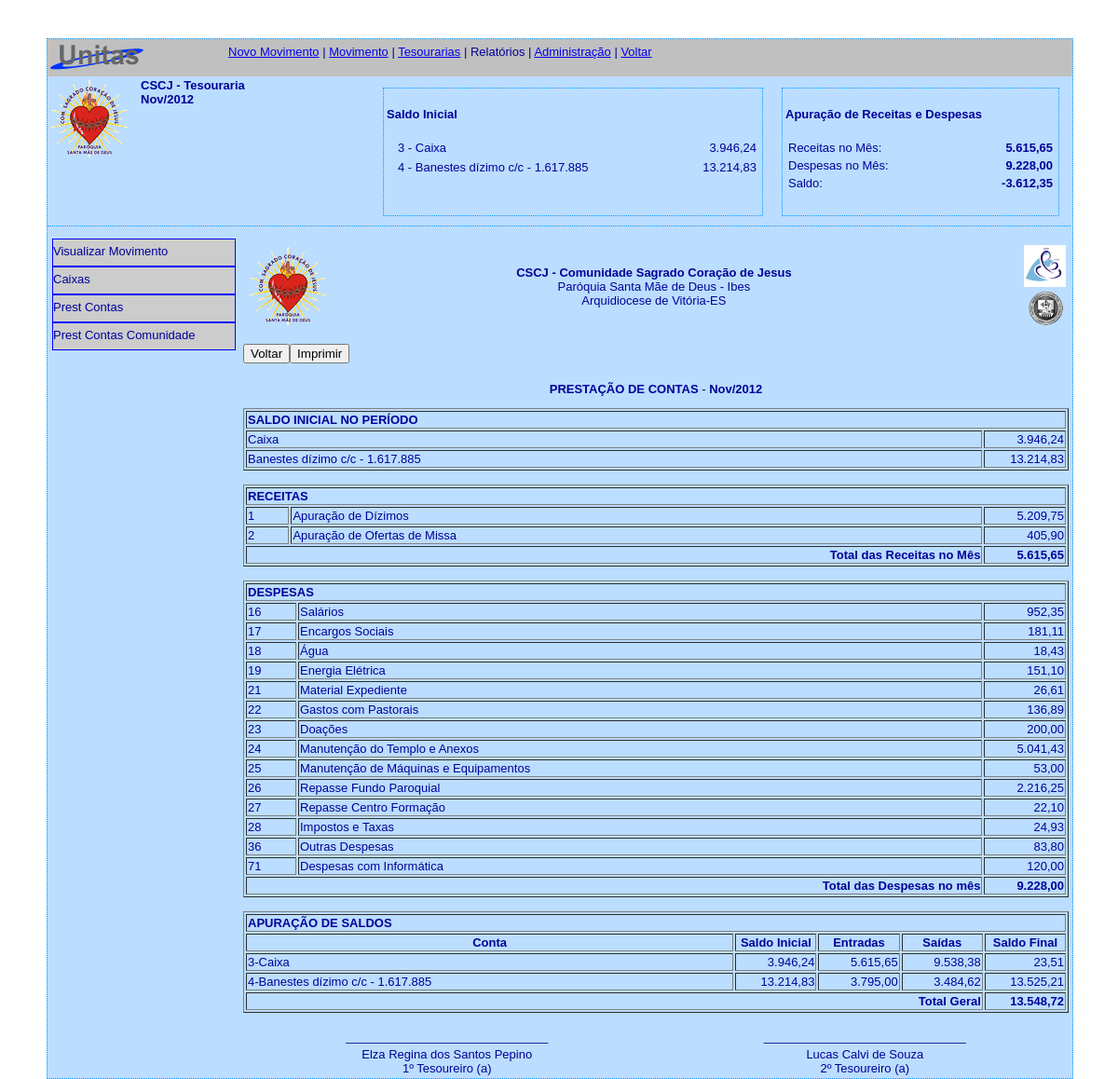
The app's page /administracao/plus/tesouraria/frm_tesouraria.php?area=pres_contas&movimento=59&tesouraria=1 with its own data.
### tables this page shows
CREATE TABLE IF NOT EXISTS `unts_movimento` (
  `movim_id` smallint(6) NOT NULL AUTO_INCREMENT,
  `tesra_id` smallint(6) NOT NULL,
  `perio_id` smallint(6) NOT NULL,
  `movim_data_ini` date NOT NULL,
  `movim_data_fim` date NOT NULL,
  `movim_ativo` char(1) NOT NULL,
  PRIMARY KEY (`movim_id`),
  UNIQUE KEY `unique_tesra_periodo` (`tesra_id`,`perio_id`),
  KEY `tesra_id` (`tesra_id`),
  KEY `perio_id` (`perio_id`)
);

CREATE TABLE IF NOT EXISTS `unts_tesouraria` (
  `tesra_id` smallint(6) NOT NULL AUTO_INCREMENT,
  `tesra_descricao` varchar(255) NOT NULL,
  `comun_id` smallint(6) NOT NULL,
  `tesra_ativo` char(1) NOT NULL DEFAULT 'S',
  PRIMARY KEY (`tesra_id`),
  KEY `comun_id` (`comun_id`)
);

CREATE TABLE IF NOT EXISTS `unts_saldo_ini` (
  `saldo_id` smallint(6) NOT NULL AUTO_INCREMENT,
  `movim_id` smallint(6) NOT NULL,
  `conta_id` smallint(6) NOT NULL,
  `saldo_valor` double NOT NULL,
  `saldo_ativo` char(1) NOT NULL,
  PRIMARY KEY (`saldo_id`),
  UNIQUE KEY `unq_mov_cta` (`movim_id`,`conta_id`),
  KEY `movim_id` (`movim_id`),
  KEY `conta_id` (`conta_id`)
);

CREATE TABLE IF NOT EXISTS `unts_contas` (
  `conta_id` smallint(6) NOT NULL AUTO_INCREMENT,
  `conta_tipo` char(1) NOT NULL,
  `conta_descricao` varchar(255) NOT NULL,
  `conta_visibilidade` smallint(6) NOT NULL DEFAULT '0',
  `conta_ativa` char(1) NOT NULL,
  PRIMARY KEY (`conta_id`)
);

CREATE TABLE IF NOT EXISTS `unts_comunidade` (
  `comun_id` smallint(6) NOT NULL AUTO_INCREMENT,
  `comun_sigla` varchar(10) DEFAULT NULL,
  `comun_razao_social` varchar(255) NOT NULL,
  `comun_icone` blob,
  `comun_logradouro` varchar(255) NOT NULL,
  `comun_numero` varchar(10) NOT NULL,
  `comun_complemento` varchar(30) NOT NULL DEFAULT 'sem complemento',
  `comun_bairro` varchar(120) NOT NULL,
  `comun_municipio` varchar(120) NOT NULL DEFAULT 'ES',
  `comun_estado` char(2) NOT NULL,
  `comun_cep` varchar(10) DEFAULT NULL,
  `comun_telefone` varchar(13) DEFAULT NULL,
  `comun_fax` varchar(13) DEFAULT NULL,
  `comun_email` varchar(255) DEFAULT NULL,
  `comun_site` varchar(255) DEFAULT NULL,
  `comun_ativo` char(1) NOT NULL DEFAULT 'S',
  PRIMARY KEY (`comun_id`)
);

CREATE TABLE IF NOT EXISTS `unts_periodo` (
  `perio_id` smallint(6) NOT NULL AUTO_INCREMENT,
  `perio_mes` char(3) NOT NULL,
  `perio_ano` smallint(4) NOT NULL,
  `perio_ativo` char(1) NOT NULL,
  PRIMARY KEY (`perio_id`),
  UNIQUE KEY `unique_mes_ano` (`perio_mes`,`perio_ano`),
  KEY `perio_mes` (`perio_mes`),
  KEY `perio_ano` (`perio_ano`)
);

### administracao/plus/tesouraria/frm_prest_contas_completa.php (the view, shortened to what the rows shown need)
<?php require_once('../../../Connections/unitas.php'); ?>
<?php
	function calcula_entradas ($conta, $tipo, $movim)
	{
		if ($tipo == 'o') {$cta = 'conta_id_s';$nome = 'saida';}elseif($tipo == 'd'){$cta = 'conta_id_e';$nome='entrada';}
		$query_rs_calculo = 'SELECT SUM(item_valor) AS '.$nome.' FROM unts_item_mov WHERE '. $cta. '='. $conta.' AND movim_id='.$movim;
		$rs_calculo = mysql_query($query_rs_calculo);
		$row_rs_calculo = mysql_fetch_assoc($rs_calculo);
		if ($tipo == 'o') {return $row_rs_calculo['saida'];} elseif($tipo == 'd'){return $row_rs_calculo['entrada'];}
	}
?>
<?php
$movim_rs_saldo_ini = "-1";
if (isset($_GET['movimento'])) {
  $movim_rs_saldo_ini = $_GET['movimento'];
}
$query_rs_saldo_ini = sprintf("SELECT unts_contas . * , unts_saldo_ini . * FROM unts_saldo_ini LEFT JOIN unts_contas ON unts_contas.conta_id = unts_saldo_ini.conta_id WHERE movim_id = %s", GetSQLValueString($movim_rs_saldo_ini, "int"));
$rs_saldo_ini = mysql_query($query_rs_saldo_ini, $unitas) or die(mysql_error());
$row_rs_saldo_ini = mysql_fetch_assoc($rs_saldo_ini);
$tesour_rs_com_tesouraria = "-1";
if (isset($_GET['tesouraria'])) {
  $tesour_rs_com_tesouraria = $_GET['tesouraria'];
}
$query_rs_com_tesouraria = sprintf("SELECT unts_tesouraria . * , unts_comunidade . * FROM unts_tesouraria INNER JOIN unts_comunidade ON unts_comunidade.comun_id = unts_tesouraria.comun_id WHERE tesra_id = %s", GetSQLValueString($tesour_rs_com_tesouraria, "int"));
$rs_com_tesouraria = mysql_query($query_rs_com_tesouraria, $unitas) or die(mysql_error());
$row_rs_com_tesouraria = mysql_fetch_assoc($rs_com_tesouraria);
$mov_rs_receitas = "-1";
if (isset($_GET['movimento'])) {
  $mov_rs_receitas = $_GET['movimento'];
}
$query_rs_receitas = sprintf("SELECT unts_contas . * , SUM( item_valor ) AS tot_receita FROM unts_item_mov INNER JOIN unts_contas ON unts_contas.conta_id = unts_item_mov.conta_id_e WHERE movim_id = %s AND conta_tipo <> 'M' GROUP BY conta_id_e", GetSQLValueString($mov_rs_receitas, "int"));
$rs_receitas = mysql_query($query_rs_receitas, $unitas) or die(mysql_error());
$row_rs_receitas = mysql_fetch_assoc($rs_receitas);
$movim_rs_despesas = "-1";
if (isset($_GET['movimento'])) {
  $movim_rs_despesas = $_GET['movimento'];
}
$query_rs_despesas = sprintf("SELECT unts_contas. * , SUM( item_valor ) AS tot_despesas FROM unts_item_mov INNER JOIN unts_contas ON unts_contas.conta_id = unts_item_mov.conta_id_s WHERE movim_id = %s AND conta_tipo <> 'M' GROUP BY conta_id_s", GetSQLValueString($movim_rs_despesas, "int"));
$rs_despesas = mysql_query($query_rs_despesas, $unitas) or die(mysql_error());
$row_rs_despesas = mysql_fetch_assoc($rs_despesas);
$movimto_rs_saldo_final = "-1";
if (isset($_GET['movimento'])) {
  $movimto_rs_saldo_final = $_GET['movimento'];
}
$query_rs_saldo_final = sprintf("SELECT unts_contas . * , unts_saldo_ini . * FROM unts_saldo_ini LEFT JOIN unts_contas ON unts_contas.conta_id = unts_saldo_ini.conta_id WHERE movim_id = %s", GetSQLValueString($movimto_rs_saldo_final, "int"));
$rs_saldo_final = mysql_query($query_rs_saldo_final, $unitas) or die(mysql_error());
$row_rs_saldo_final = mysql_fetch_assoc($rs_saldo_final);
$movim_rs_movimento = "-1";
if (isset($_GET['movimento'])) {
  $movim_rs_movimento = $_GET['movimento'];
}
$query_rs_movimento = sprintf("SELECT    unts_movimento.*,    unts_periodo.* FROM    unts_movimento INNER JOIN unts_periodo ON unts_periodo.perio_id = unts_movimento.perio_id WHERE    movim_id = %s", GetSQLValueString($movim_rs_movimento, "int"));
$rs_movimento = mysql_query($query_rs_movimento, $unitas) or die(mysql_error());
$row_rs_movimento = mysql_fetch_assoc($rs_movimento);
?>
<!DOCTYPE html PUBLIC "-//W3C//DTD XHTML 1.0 Transitional//EN" "http://www.w3.org/TR/xhtml1/DTD/xhtml1-transitional.dtd">
<html xmlns="http://www.w3.org/1999/xhtml">
<head>
</head>
<body>
<table width="100%">
  <tr>
    <td width="10%" align="left" valign="middle"><p><img src="/unitas/images/scj_logo.png" width="90" height="91" alt="Logomarca Sagrado Cora&ccedil;&atilde;o de Jesus" /></p></td>
    <td width="79%" align="center"><strong><?php echo $row_rs_com_tesouraria['comun_sigla']; ?> - <?php echo $row_rs_com_tesouraria['comun_razao_social']; ?></strong><br />
      Par&oacute;quia Santa M&atilde;e de Deus - Ibes<br />
    Arquidiocese de Vit&oacute;ria-ES</td>
    <td width="11%" align="right"><img src="/unitas/images/psmd_logo.png" width="45" height="45" alt="Logomarca Par&oacute;quia santa M&atilde;e de Deus" /><br /><img src="/unitas/images/aves_logo.png" width="45" height="45" alt="Logomarca da Arquidiocese de Vit&oacute;ria-ES" /></td>
  </tr>
</table>
<div id="botoes">
    <div id="btn_voltar" style="float:left">
    <form id="form1" name="form1" method="post" action="/unitas/administracao/plus/tesouraria/frm_tesouraria.php?movimento=<?php echo $_GET['movimento']; ?>">
      <label>
        <input type="submit" name="voltar" id="voltar" value="Voltar" />
      </label>
    </form>
    </div>
        <div id="btn_imprimir" style="float:left">
    <form action="/unitas/administracao/plus/tesouraria/frm_prest_contas_completa_imprimir.php?movimento=<?php echo $_GET['movimento'];?>&amp;tesouraria=<?php echo $_GET['tesouraria']; ?>" method="post" name="form1" target="_blank" id="form1">
      <label>
        <input type="submit" name="imprimir" id="imprimir" value="Imprimir" />
      </label>
    </form>
  </div>
</div>
<p>&nbsp;</p>
<p align="center"><strong>PRESTA&Ccedil;&Atilde;O DE CONTAS</strong> - <strong><?php echo $row_rs_movimento['perio_mes']; ?>/<?php echo $row_rs_movimento['perio_ano']; ?></strong></p>
<table width="100%" border="1">
  <tr>
    <td colspan="2"><strong>SALDO INICIAL NO PER&Iacute;ODO</strong></td>
  </tr>
  <?php do { ?>
    <tr>
      <td><?php echo $row_rs_saldo_ini['conta_descricao']; ?></td>
      <td width="10%" align="right"><?php echo number_format($row_rs_saldo_ini['saldo_valor'],2,",","."); ?></td>
    </tr>
    <?php } while ($row_rs_saldo_ini = mysql_fetch_assoc($rs_saldo_ini)); ?>
</table><br />
<table width="100%" border="1">
  <tr>
    <td colspan="3"><strong>RECEITAS</strong></td>
  </tr>
  <?php do { ?>
    <tr>
      <td><?php echo $row_rs_receitas['conta_id']; ?></td>
      <td><?php echo $row_rs_receitas['conta_descricao']; ?></td>
      <td width="10%" align="right"><?php echo number_format($row_rs_receitas['tot_receita'],2,",","."); ?></td>
    </tr>
    <?php $tot_receitas = $tot_receitas + $row_rs_receitas['tot_receita'];?>
    <?php } while ($row_rs_receitas = mysql_fetch_assoc($rs_receitas)); ?>
<tr>
    <td colspan="2" align="right"><strong>Total das Receitas no M&ecirc;s</strong></td>
    <td width="10%" align="right"><strong><?php echo number_format($tot_receitas,2,",",".");?></strong></td>
  </tr>
</table><br />
<table width="100%" border="1">
  <tr>
    <td colspan="3"><strong>DESPESAS</strong></td>
  </tr>
  <?php do { ?>
    <tr>
      <td><?php echo $row_rs_despesas['conta_id']; ?></td>
      <td><?php echo $row_rs_despesas['conta_descricao']; ?></td>
      <td width="10%" align="right"><?php echo number_format($row_rs_despesas['tot_despesas'],2,",","."); ?></td>
    </tr>
    <?php $tot_despesas = $tot_despesas + $row_rs_despesas['tot_despesas'];?>
    <?php } while ($row_rs_despesas = mysql_fetch_assoc($rs_despesas)); ?>
<tr>
    <td colspan="2" align="right"><strong>Total das Despesas no m&ecirc;s</strong></td>
    <td width="10%" align="right"><strong><?php echo number_format($tot_despesas,2,",",".");?></strong></td>
  </tr>
</table>
<br />
<table width="100%" border="1">
  <tr>
    <td colspan="5" align="left"><strong>APURA&Ccedil;&Atilde;O DE SALDOS</strong></td>
  </tr>
  <tr align="center">
      <td><strong>Conta</strong></td>
      <td width="10%"><strong>Saldo Inicial</strong></td>
      <td width="10%"><strong>Entradas</strong></td>
      <td width="10%"><strong>Sa&iacute;das</strong></td>
      <td width="10%"><strong>Saldo Final</strong></td>
  </tr>
  <?php do { ?>
    <tr>
      <td><?php echo $row_rs_saldo_final['conta_id']; ?>-<?php echo $row_rs_saldo_final['conta_descricao']; ?></td>
      <td width="10%" align="right"><?php echo number_format($row_rs_saldo_final['saldo_valor'],2,",","."); ?></td>
      <td width="10%" align="right"><?php $total_entradas = calcula_entradas ($row_rs_saldo_final['conta_id'], 'o',$row_rs_saldo_final['movim_id']); echo number_format($total_entradas,2,",",".");?></td>
      <td width="10%" align="right"><?php $total_saidas = calcula_entradas($row_rs_saldo_final['conta_id'], 'd',$row_rs_saldo_final['movim_id']); echo number_format($total_saidas,2,",",".");?></td>
      <td width="10%" align="right"><?php $subtot = ($row_rs_saldo_final['saldo_valor'] + $total_entradas) - $total_saidas; echo number_format($subtot,2,",",".");?></td>
    </tr>
    <?php $tot_geral = $tot_geral + $subtot;?>
    <?php } while ($row_rs_saldo_final = mysql_fetch_assoc($rs_saldo_final)); ?>
<tr>
    <td colspan="4" align="right"><strong>Total Geral</strong></td>
    <td align="right"><strong><?php echo number_format($tot_geral,2,",",".");?></strong></td>
  </tr>
</table>
<br />
<table width="100%">
  <tr>
    <td align="center">______________________________</td>
    <td align="center">&nbsp;</td>
    <td align="center">______________________________</td>
  </tr>
  <tr>
    <td align="center">Elza Regina dos Santos Pepino <br />
    1&ordm; Tesoureiro (a)</td>
    <td align="center">&nbsp;</td>
    <td align="center">Lucas Calvi de Souza<br />
    2&ordm; Tesoureiro (a)</td>
  </tr>
</table>
</body>
</html>

### administracao/plus/tesouraria/frm_tesouraria.php (shortened to what the rows shown need)
<?php require_once('../../../Connections/unitas.php'); ?>
<?php
if (!function_exists("GetSQLValueString")) {
function GetSQLValueString($theValue, $theType, $theDefinedValue = "", $theNotDefinedValue = "")
{
  $theValue = function_exists("mysql_real_escape_string") ? mysql_real_escape_string($theValue) : mysql_escape_string($theValue);
  switch ($theType) {
    case "long":
    case "int":
      $theValue = ($theValue != "") ? intval($theValue) : "NULL";
      break;
  }
  return $theValue;
}
}
$mov_rs_movimento = "-1";
if (isset($_GET['movimento'])) {
  $mov_rs_movimento = $_GET['movimento'];
}
$query_rs_movimento = sprintf("SELECT CONCAT(unts_periodo.perio_mes,'/',unts_periodo.perio_ano) AS mov_perio,    unts_movimento.*,    unts_tesouraria.* FROM unts_movimento INNER JOIN unts_tesouraria ON unts_tesouraria.tesra_id = unts_movimento.tesra_id INNER JOIN unts_periodo ON unts_periodo.perio_id = unts_movimento.perio_id WHERE unts_movimento.movim_ativo = 'S' AND    unts_movimento.movim_id = %s", GetSQLValueString($mov_rs_movimento, "int"));
$rs_movimento = mysql_query($query_rs_movimento, $unitas) or die(mysql_error());
$row_rs_movimento = mysql_fetch_assoc($rs_movimento);
$movim_rs_saldoinicial = "-1";
if (isset($_GET['movimento'])) {
  $movim_rs_saldoinicial = $_GET['movimento'];
}
$query_rs_saldoinicial = sprintf("SELECT unts_saldo_ini . * , unts_contas . * FROM unts_saldo_ini LEFT JOIN unts_contas ON unts_contas.conta_id = unts_saldo_ini.conta_id WHERE unts_saldo_ini.movim_id = %s", GetSQLValueString($movim_rs_saldoinicial, "int"));
$rs_saldoinicial = mysql_query($query_rs_saldoinicial, $unitas) or die(mysql_error());
$row_rs_saldoinicial = mysql_fetch_assoc($rs_saldoinicial);
?>
<!DOCTYPE html PUBLIC "-//W3C//DTD XHTML 1.0 Transitional//EN" "http://www.w3.org/TR/xhtml1/DTD/xhtml1-transitional.dtd">
<html xmlns="http://www.w3.org/1999/xhtml">
<head>
<link rel="stylesheet" href="/unitas/css/unitas.css" type="text/css" />
</head>
<body>
<div id="geral">
    <div id="tesouraria">
        <div id="dados_comunidade">
            <strong>
                <?php echo $row_rs_movimento['tesra_descricao']; ?><br />
                <?php echo $row_rs_movimento['mov_perio']; ?>
            </strong>
        </div>
      <div id="saldo_ini">
             <?php do { ?>
              <table width="100%">
                <tr>
                  <td width="5"></td>
                  <td><?php echo $row_rs_saldoinicial['conta_id']; ?> - <?php echo $row_rs_saldoinicial['conta_descricao']; ?></td>
                  <td align="right"><?php echo number_format($row_rs_saldoinicial['saldo_valor'],2,",","."); ?></td>
                </tr>
             </table>
              <?php } while ($row_rs_saldoinicial = mysql_fetch_assoc($rs_saldoinicial)); ?>
        </div>
	</div>
    <div id="conteudo">
                <?php
                    $area = @$_GET["area"];
                    switch ($area)
                    {
                        case "pres_contas":
                            include "frm_prest_contas_completa.php";
                            break;
                    }
                ?>
    </div>
</div>
</body>
</html>

### records on screen
unts_movimento: tesra.tesra_descricao "CSCJ - Tesouraria", perio.perio_mes "Nov", perio.perio_ano "2012"
unts_saldo_ini: conta.conta_id "3", conta.conta_descricao "Caixa", saldo_valor "3.946,24", conta "3", total_entradas "5.615,65", total_saidas "9.538,38", subtot "23,51"
unts_saldo_ini: conta.conta_id "4", conta.conta_descricao "Banestes dízimo c/c - 1.617.885", saldo_valor "13.214,83", conta "4", total_entradas "3.795,00", total_saidas "3.484,62", subtot "13.525,21"
unts_tesouraria: comun.comun_sigla "CSCJ", comun.comun_razao_social "Comunidade Sagrado Coração de Jesus"
unts_contas: conta_id "1", conta_descricao "Apuração de Dízimos", tot_receita "5.209,75"
unts_contas: conta_id "2", conta_descricao "Apuração de Ofertas de Missa", tot_receita "405,90"
unts_contas: conta_id "16", conta_descricao "Salários", tot_despesas "952,35"
unts_contas: conta_id "17", conta_descricao "Encargos Sociais", tot_despesas "181,11"
unts_contas: conta_id "18", conta_descricao "Água", tot_despesas "18,43"
unts_contas: conta_id "19", conta_descricao "Energia Elétrica", tot_despesas "151,10"
unts_contas: conta_id "21", conta_descricao "Material Expediente", tot_despesas "26,61"
unts_contas: conta_id "22", conta_descricao "Gastos com Pastorais", tot_despesas "136,89"
unts_contas: conta_id "23", conta_descricao "Doações", tot_despesas "200,00"
unts_contas: conta_id "24", conta_descricao "Manutenção do Templo e Anexos", tot_despesas "5.041,43"
unts_contas: conta_id "25", conta_descricao "Manutenção de Máquinas e Equipamentos", tot_despesas "53,00"
unts_contas: conta_id "26", conta_descricao "Repasse Fundo Paroquial", tot_despesas "2.216,25"
unts_contas: conta_id "27", conta_descricao "Repasse Centro Formação", tot_despesas "22,10"
unts_contas: conta_id "28", conta_descricao "Impostos e Taxas", tot_despesas "24,93"
unts_contas: conta_id "36", conta_descricao "Outras Despesas", tot_despesas "83,80"
unts_contas: conta_id "71", conta_descricao "Despesas com Informática", tot_despesas "120,00"

### other values on screen
$row_rs_movimento['mov_perio'] "Nov/2012"
$row_rs_tot_receitas['total_receitas'] "5.615,65"
$row_rs_tot_despesas['total_despesas'] "9.228,00"
$tot_receitas "5.615,65"
$tot_despesas "9.228,00"
$tot_geral "13.548,72"
